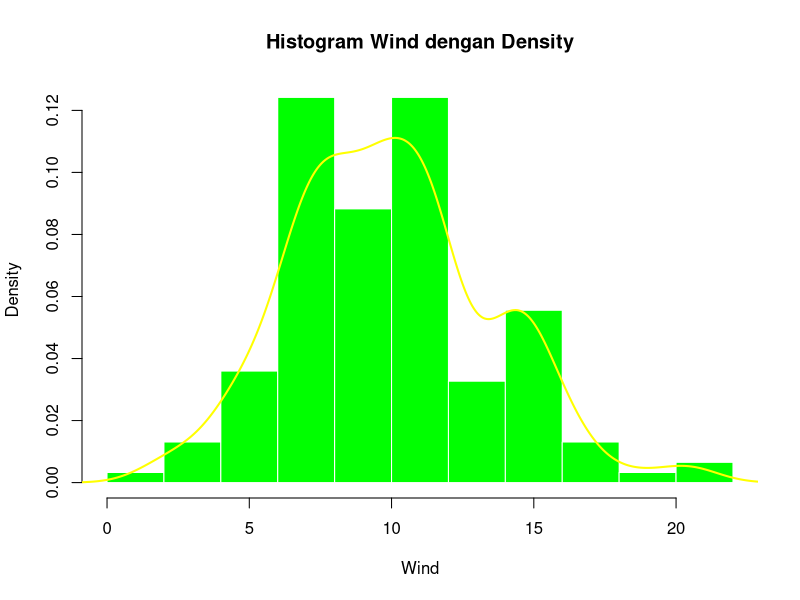
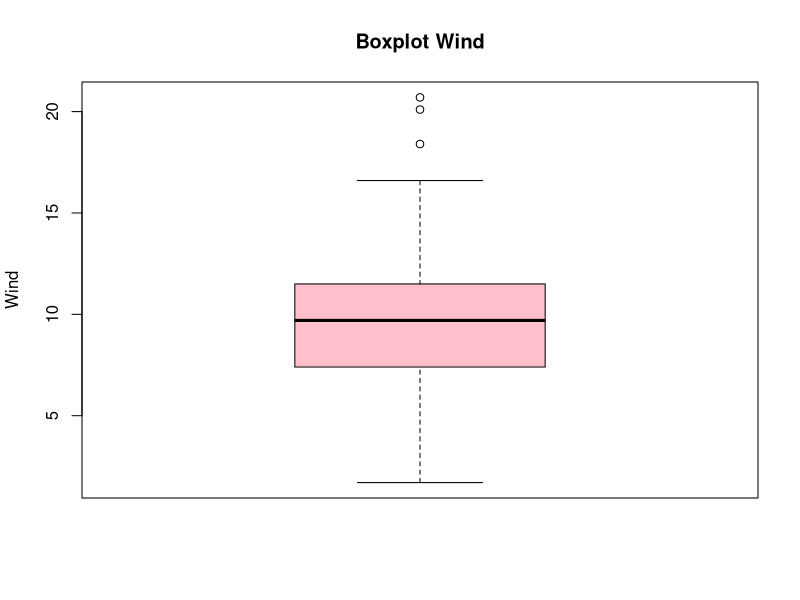
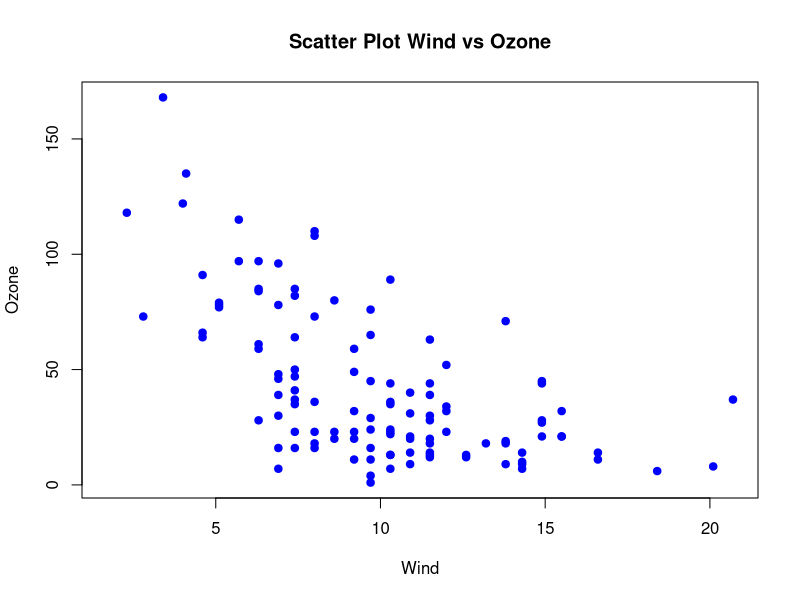

R code for these plots, in order:
# 1. Buka data airquality
data(airquality)
View(airquality)

# 2. Histogram variabel Wind + density
hist(airquality$Wind,
     probability = TRUE,
     main = "Histogram Wind dengan Density",
     xlab = "Wind",
     col = "green",
     border = "white")

lines(density(airquality$Wind, na.rm = TRUE),
      col = "yellow",
      lwd = 2)

# 3. Boxplot
boxplot(airquality$Wind,
        main = "Boxplot Wind",
        ylab = "Wind",
        col = "pink")

# 4. Stem-and-leaf
stem(airquality$Wind)

# 5. Scatter plot
plot(airquality$Wind,
     airquality$Ozone,
     main = "Scatter Plot Wind vs Ozone",
     xlab = "Wind",
     ylab = "Ozone",
     pch = 19,
     col = "blue")
